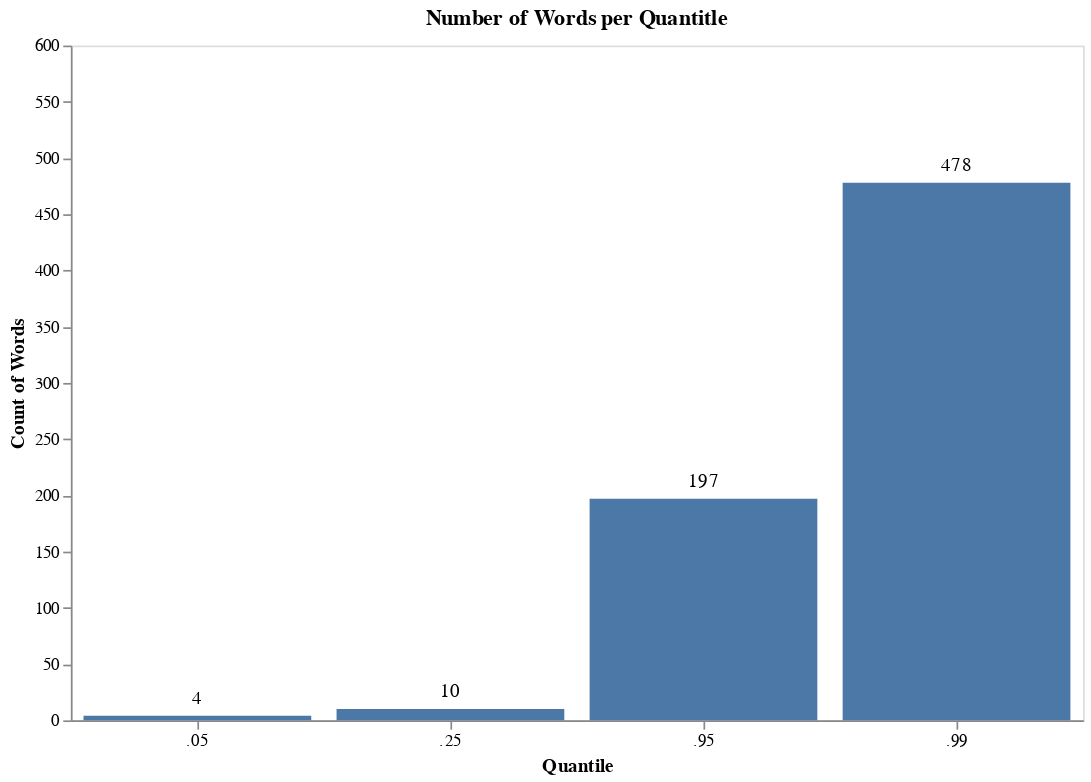

Notebook code for this chart:
### Code cell
my_dict = {'.05':df_clean['num_words'].quantile(0.05),
           '.25': df_clean['num_words'].quantile(0.25),
           '.95': df_clean['num_words'].quantile(0.95),
           '.99': df_clean['num_words'].quantile(0.99)}

df_quantile = pd.DataFrame(my_dict.items(), columns=['Quantile','Count of Words'])


bars= alt.Chart(df_quantile).mark_bar().encode(
    x = alt.X("Quantile", axis = alt.Axis(labelAngle = 0)),
    y = alt.Y("Count of Words", scale = alt.Scale(domain=[0,600]))
)

text = bars.mark_text(
    align='center',
    baseline='middle',
    dy = -10    
).encode(
    text='Count of Words:Q'
)

(bars + text).properties(
    width = 600,
    height = 400,
    title = "Number of Words per Quantitle"
).configure_axis(grid=False)

### Figure 1 — Vega-Lite specification as saved in the notebook (floating-point values rounded to 4 significant figures)
{"config": {"view": {"continuousWidth": 400, "continuousHeight": 300}, "axis": {"grid": false}}, "layer": [{"mark": "bar", "encoding": {"x": {"axis": {"labelAngle": 0}, "field": "Quantile", "type": "nominal"}, "y": {"field": "Count of Words", "scale": {"domain": [0, 600]}, "type": "quantitative"}}}, {"mark": {"type": "text", "align": "center", "baseline": "middle", "dy": -10}, "encoding": {"text": {"field": "Count of Words", "type": "quantitative"}, "x": {"axis": {"labelAngle": 0}, "field": "Quantile", "type": "nominal"}, "y": {"field": "Count of Words", "scale": {"domain": [0, 600]}, "type": "quantitative"}}}], "data": {"name": "data-557e19b436127791c70c6814ea255aff"}, "height": 400, "title": "Number of Words per Quantitle", "width": 600, "$schema": "https://vega.github.io/schema/vega-lite/v4.17.0.json", "datasets": {"data-557e19b436127791c70c6814ea255aff": [{"Quantile": ".05", "Count of Words": 4.0}, {"Quantile": ".25", "Count of Words": 10.0}, {"Quantile": ".95", "Count of Words": 197.0}, {"Quantile": ".99", "Count of Words": 478.0}]}}
